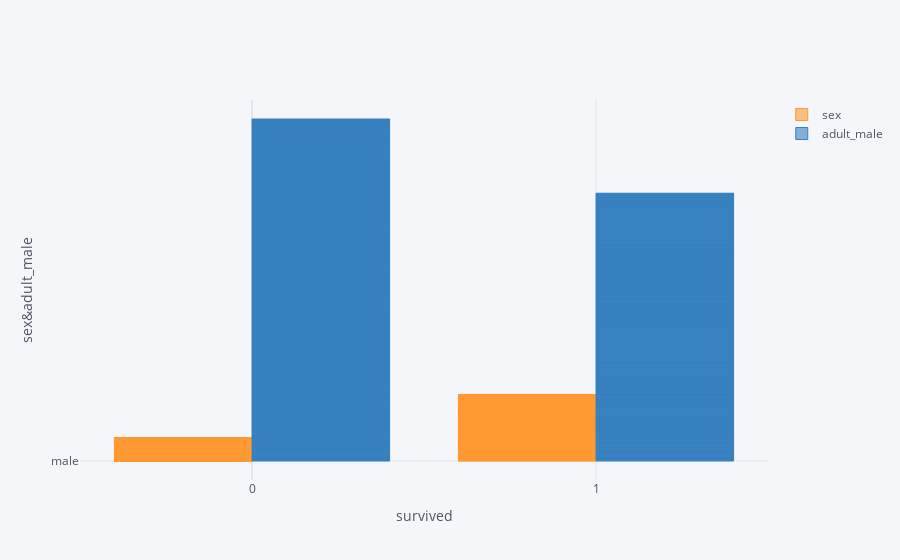

Notebook cell for this chart:
### Markdown cell above
Q.성별로 비교할 때 생존율은?

### Code cell
titanic.iplot(kind='bar', x='survived', 
              y=['sex','adult_male'], 
              xTitle='survived', yTitle = 'sex&adult_male')

### Figure 1 — Plotly figure (JSON) as saved in the notebook; plotly's stock layout.template omitted (floating-point values rounded to 4 significant figures; data arrays with more than 128 entries replaced by an {"elided": "..."} marker saying what was removed)
{"data": [{"marker": {"color": "rgba(255, 153, 51, 0.6)", "line": {"color": "rgba(255, 153, 51, 1.0)", "width": 1}}, "name": "sex", "orientation": "v", "text": "", "type": "bar", "x": {"elided": "891 int values"}, "y": {"elided": "891 str values"}}, {"marker": {"color": "rgba(55, 128, 191, 0.6)", "line": {"color": "rgba(55, 128, 191, 1.0)", "width": 1}}, "name": "adult_male", "orientation": "v", "text": "", "type": "bar", "x": {"elided": "891 int values"}, "y": {"elided": "891 bool values"}}], "layout": {"legend": {"bgcolor": "#F5F6F9", "font": {"color": "#4D5663"}}, "paper_bgcolor": "#F5F6F9", "plot_bgcolor": "#F5F6F9", "title": {"font": {"color": "#4D5663"}}, "xaxis": {"gridcolor": "#E1E5ED", "showgrid": true, "tickfont": {"color": "#4D5663"}, "title": {"font": {"color": "#4D5663"}, "text": "survived"}, "zerolinecolor": "#E1E5ED"}, "yaxis": {"gridcolor": "#E1E5ED", "showgrid": true, "tickfont": {"color": "#4D5663"}, "title": {"font": {"color": "#4D5663"}, "text": "sex&adult_male"}, "zerolinecolor": "#E1E5ED"}}}
